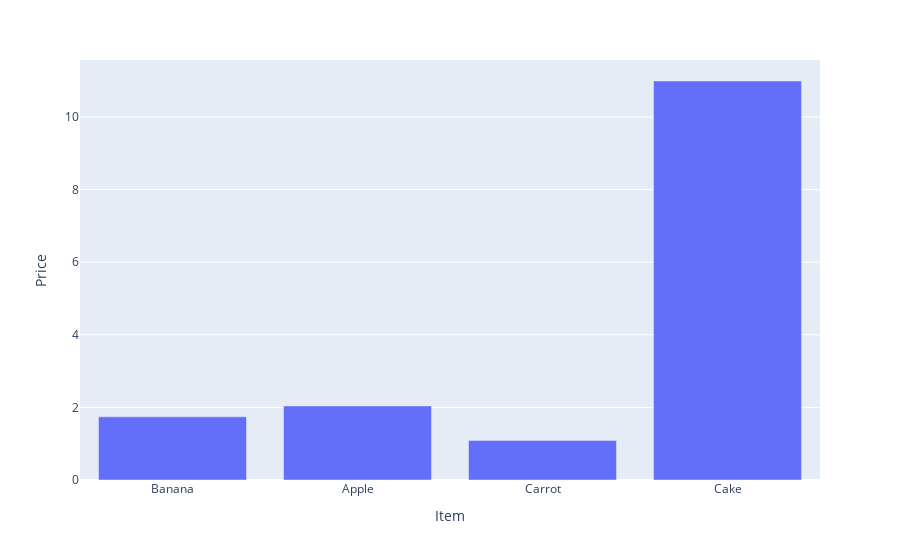

Write notebook code for a chart like this one.
### Markdown cell above
Pandas API example

### Code cell
df_grocery_list.pandas_api().plot.bar(x="Item", y="Price")

### Figure 1 — Plotly figure (JSON) as saved in the notebook; plotly's stock layout.template omitted (floating-point values rounded to 4 significant figures)
{"data": [{"alignmentgroup": "True", "hovertemplate": "Item=%{x}<br>Price=%{y}<extra></extra>", "legendgroup": "", "marker": {"color": "#636efa", "pattern": {"shape": ""}}, "name": "", "offsetgroup": "", "orientation": "v", "showlegend": false, "textposition": "auto", "type": "bar", "x": ["Banana", "Apple", "Carrot", "Cake"], "xaxis": "x", "y": [1.74, 2.04, 1.09, 10.99], "yaxis": "y"}], "layout": {"barmode": "relative", "legend": {"tracegroupgap": 0}, "margin": {"t": 60}, "xaxis": {"anchor": "y", "domain": [0, 1], "title": {"text": "Item"}}, "yaxis": {"anchor": "x", "domain": [0, 1], "title": {"text": "Price"}}}}
